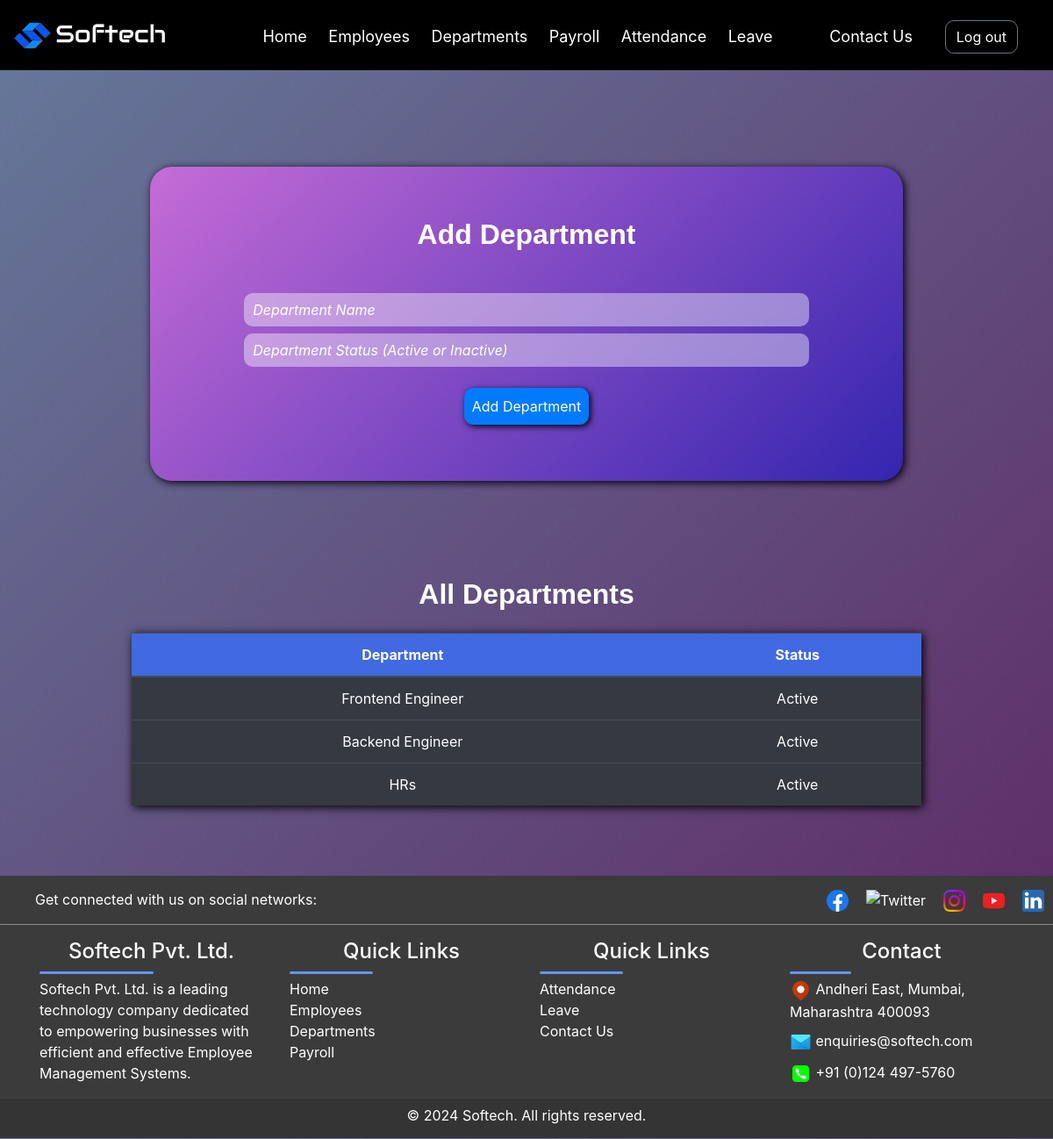
The app's page /department, older data.
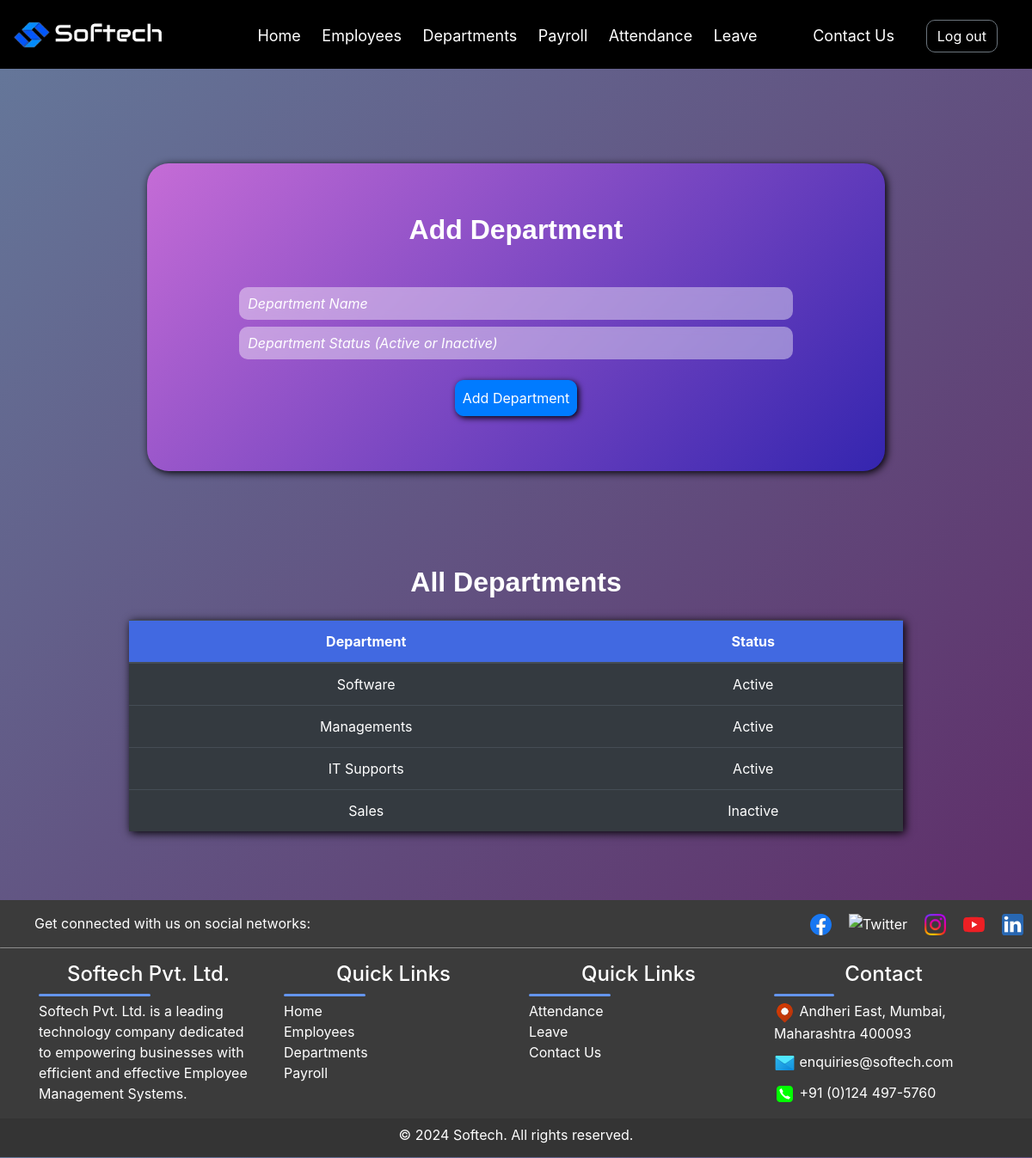
The same page, newer data.
### app/models.py (models this page shows)
class Departments(models.Model):
      department_name = models.CharField(max_length=100, primary_key=True)
      department_status = models.CharField(max_length=100)

### app/views.py (the view, shortened to what this page needs)
# urls.py: path('department', views.department_page,name="department"),
def department_page(request):
    departments=Departments.objects.all()
    form=DepartmentForm()
    context = {'form':form,'department':departments}
    return render(request, 'app/departments.html', context)

### app/forms.py
class DepartmentForm(forms.ModelForm):
    class Meta:
        model=Departments
        fields={'department_name','department_status'}
        widgets = {
                'department_name': forms.TextInput(attrs={
                    'id': 'newDept',
                    'type': 'text',
                    'placeholder': 'Department Name',
                    'class': 'form-control mb-2 w-75 mx-auto'
                }),
                'department_status': forms.TextInput(attrs={
                    'id': 'deptStatus',
                    'type': 'text',
                    'placeholder': 'Department Status (Active or Inactive)',
                    'class': 'form-control mb-2 w-75 mx-auto'
                }),
            }

### app/templates/app/departments.html (shortened to what this page needs)
{% extends "base_template/base.html" %}
{% load static %}
{% block content %}
            <div class="bg-body py-5 text-center" id="formbackground">
                <h2 class="fs-3 fw-bold text-decoration-underline mb-5">Add Department</h2>
                <form class="form-group" method="POST">
                    {{form.department_name}}
                    {{form.department_status}}
                    <div class="buttons w-75 mx-auto">
                        <div>
                            <div>
                            <button class="btn btn-primary mt-3 p-2 justify-content-center" type="submit" id="addDeptBtn">Add Department</button>
                            </div>
                        </div>
                    </div>
                  </form>
            </div>
            <div class="w-auto mx-auto">
                <h2 class="fs-3 fw-bold text-decoration-underline mb-2 mt-5">All Departments</h2>
                <table class="table table-dark table-hover mt-4 mb-5 text-center w-75">
                   <thead class="fw-bold">
                    <th>Department</th>
                    <th>Status</th>
                   </thead>
                   <tbody id="DeptTable">
                    {% for d in department %}
                      <tr>
                        <td>{{d.department_name}}</td>
                        <td>{{d.department_status}}</td>
                      </tr>
                      {% endfor %}
                   </tbody>
                </table>
             </div>
        {% endblock content %}

### app/templates/base_template/base.html (shortened to what this page needs)
{% load static %}
<!DOCTYPE html>
<html>
   <head>
      <link rel="stylesheet" href="{% static 'app/CSS_Files/index.css' %}">
      <link rel="stylesheet" href="{% static 'app/CSS_Files/style.css' %}">
      <link rel="stylesheet" href="{% static 'app/CSS_Files/signup.css' %}">
      <link rel="stylesheet" href="{% static 'app/CSS_Files/login.css' %}">
      <link rel="stylesheet" href="https://maxcdn.bootstrapcdn.com/bootstrap/4.5.2/css/bootstrap.min.css">
      <link href="https://cdnjs.cloudflare.com/ajax/libs/font-awesome/5.15.4/css/all.min.css" rel="stylesheet">
    </head>
    <body class="container-fluid" style="background:linear-gradient(135deg, #65799b 0%,#5e2563 100%);">
            <div class="navigationbar">
                <div>
                    <img src="{% static 'images/SoftechLogo-removebg-preview.png' %}">
                    <div>
                        <nav class="navbar justify-content-center">
                            <ul>
                                <li><a href="{% url "index" %}">Home</a></li>
                                <li><a href="{% url "employee" %}">Employees</a></li>
                                <li><a href="{% url "department" %}">Departments</a></li>
                                <li><a href="payroll.html">Payroll</a></li>
                                <li><a href="attendance.html">Attendance</a></li>
                                <li><a href="leave.html">Leave</a></li>
                                <li style="float: right; position: absolute; right: 150px;"><a href="">Contact Us</a></li>
                                <li><a href="index.html"><button id="logout" class="btn btn-outline-secondary">Log out</button></a></li>
                            </ul>
                        </nav>
                    </div>
                </div>
            </div>
            {% block content %}{% endblock content %}
            <footer class="mainfooter" role="contentinfo">
                <div>
                    <ul style="display: inline; list-style-type: none;">
                        <li class="icon">Get connected with us on social networks:</li>
                        <li class="icon" style="float: inline-end; margin: auto 10px;"><a href="#" class="icoLinkedin" title="Linkedin"> <!DOCTYPE svg  PUBLIC '-//W3C//DTD SVG 1.1//EN'  'http://www.w3.org/Graphics/SVG/1.1/DTD/svg11.dtd'> </a></li>
                        <li class="icon" style="float: inline-end; margin: auto 10px;"><a href="#" class="icoYoutube" title="Youtube"><!DOCTYPE svg  PUBLIC '-//W3C//DTD SVG 1.1//EN'  'http://www.w3.org/Graphics/SVG/1.1/DTD/svg11.dtd'></li>
                        <li class="icon" style="float: inline-end; margin: auto 10px;"><a href="#" class="icoInstagram" title="Instagram"><img src="{% static 'images/insta.png' %}" alt="Instagram" height="25"></a></li>
                        <li class="icon" style="float: inline-end; margin: auto 10px;"><a href="#" class="icoTwitter" title="Twitter"><img src="https://uxwing.com/wp-content/themes/uxwing/download/brands-and-social-media/x-social-media-white-icon.png" alt="Twitter" height="25"></a></li>
                        <li class="icon" style="float: inline-end; margin: auto 10px;"><a href="#" class="icoFacebook" title="Facebook"><!DOCTYPE svg  PUBLIC '-//W3C//DTD SVG 1.1//EN'  'http://www.w3.org/Graphics/SVG/1.1/DTD/svg11.dtd'></a></li>
                    </ul>
                    <hr>
                </div>
                <div class="footer-middle">
                <div class="container">
                  <div class="row">
                    <div class="col-md-3 col-sm-6">
                      <div class="footer-pad">
                        <h4>Softech Pvt. Ltd.</h4>
                        <div class="underline1"></div>
                        <ul class="list-unstyled">
                          <li>Softech Pvt. Ltd. is a leading technology company dedicated to empowering businesses with efficient and effective Employee Management Systems.</li>
                        </ul>
                      </div>
                    </div>
                    <div class="col-md-3 col-sm-6">
                      <div class="footer-pad">
                        <h4>Quick Links</h4>
                        <div class="underline2"></div>
                        <ul class="list-unstyled">
                            <li><a href="{% url "index" %}">Home</a></li>
                            <li><a href="{% url "employee" %}">Employees</a></li>
                            <li><a href="departments.html">Departments</a></li>
                            <li><a href="payroll.html">Payroll</a></li>
                        </ul>
                      </div>
                    </div>
                    <div class="col-md-3 col-sm-6">
                      <div class="footer-pad">
                        <h4>Quick Links</h4>
                        <div class="underline2"></div>
                        <ul class="list-unstyled">
                            <li><a href="attendance.html">Attendance</a></li>
                            <li><a href="leave.html">Leave</a></li>
                            <li><a href="">Contact Us</a></li>
                        </ul>
                      </div>
                    </div>
                      <div class="col-md-3">
                          <h4>Contact</h4>
                          <div class="underline3"></div>
                          <ul class="social-network social-circle list-unstyled">
                           <li class="icon"><img style="height: 25px;" src="{% static 'images/locationicon.png' %}" alt="Location"></li>
                           <li class="icon">Andheri East, Mumbai, Maharashtra 400093</li><br>
                           <li class="icon"><img style="height: 25px; margin: 10px 0 !important;" src="{% static 'images/mailicon.png' %}" alt="Mail"></li>
                           <li class="icon">enquiries@softech.com</li><br>
                           <li class="icon"><img style="height: 25px;" src="{% static 'images/callicon.png' %}" alt="Call"></li>
                           <li class="icon">+91 (0)124 497-5760</li>
                          </ul>
                  </div>
                  </div>
                </div>
                  <div class="row footer-bottom text-center" style="width: 100%; margin: 0; padding: 7px 0; height: 45px; background-color: #343434;">
                  <div class="col-md-12 copy">
                  <p class="text-center" style="margin-bottom: 15px !important;"> © 2024 Softech. All rights reserved.</p>
                  </div>
                  </div>
                </div>
              </footer>
     </body>
  </html>

### app/static/app/CSS_files/index.css (style rules this page uses)
body { background-image: url("https://images.pexels.com/photos/7078666/pexels-photo-7078666.jpeg?auto=compress&cs=tinysrgb&w=1260&h=750&dpr=1"); background-size: cover; }
button { margin: 20px 0; border-radius: 10px !important; }
p { text-align: center; color: white; }
::placeholder { color: white !important; }
h4 { font-weight: bold; text-align: center; margin-bottom: 20px; }
hr { border: none; height: 1px; background-color: rgba(255, 255, 255, 0.5); backdrop-filter: blur(5px); color: white; border-radius: 10px; }

### app/static/app/CSS_files/style.css (style rules this page uses)
body { background: linear-gradient(135deg, #647095 0%, #5e2563 100%); color: white !important; margin: 0 !important; padding: 0 !important; overflow-x: hidden; }
.bg-body { background-color: rebeccapurple !important; }
h2 { font-family: Helvetica; text-align: center; }
a { color: white; }
table thead { color: white; font-weight: bold; background-color: royalblue; margin: auto; padding: auto; }
table { margin: auto !important; box-shadow: 2px 2px 10px black; }
input, textarea { background-color: rgba(255, 255, 255, 0.416) !important; background-blend-mode: overlay !important; backdrop-filter: blur(5px) !important; color: white !important; border: none !important; border-radius: 10px !important; padding: 10px !important; transition: background-color 0.3s ease-in-out !important; }
::placeholder { color: rgba(0, 0, 0, 0.744) !important; font-style: italic; }
h2 { margin: 10px 0px !important; font-weight: bold !important; text-align: center !important; }
button { margin: 20px 0; border-radius: 10px !important; transition: background-color 0.3s ease-in-out !important; box-shadow: 2px 2px 7px black; }
table tr td { color: white; }
hr { color: white; }
@media screen and (min-width: 768px) { .table { width: 100% !important; } }
.navigationbar { position: relative; height: 80px; width: 100%; background-color: black; z-index: 0; background-size: cover; }
.navigationbar div img { position: absolute; width: 175px; margin-top: 25px; margin-left: 15px; z-index: 1; }
nav { position: absolute; z-index: 2; color: white; }
nav ul { list-style-type: none; padding: 0; margin-top: 20px; }
nav ul li { font-size: 18px; display: inline; text-align: center; padding: 0 10px; }
nav ul li a { color: white; text-decoration: none; }
#logout { float: right; position: absolute; right: 40px; top: 23px; color: white !important; }
#formbackground { background: linear-gradient(135deg, #c56cd6 0%, #3425af 100%); border-radius: 25px; margin: 110px 171px; transition: transform 0.3s ease; box-shadow: 2px 2px 10px black; }
footer { background-color: #3b3b3b; color: white; margin-top: 80px; padding-top: 15px; }
.icon { display: inline; }
ul li a { color: white; }
hr { border: none; height: 1px; background-color: rgba(255, 255, 255, 0.5); backdrop-filter: blur(5px); color: white; border-radius: 10px; }
.underline1 { border: none; height: 3px; width: 130px; background-color: cornflowerblue; backdrop-filter: blur(5px); color: white; border-radius: 10px; margin-bottom: 5px; }
.underline2 { border: none; height: 3px; width: 95px; background-color: cornflowerblue; backdrop-filter: blur(5px); color: white; border-radius: 10px; margin-bottom: 5px; }
.underline3 { border: none; height: 3px; width: 70px; background-color: cornflowerblue; backdrop-filter: blur(5px); color: white; border-radius: 10px; margin-bottom: 5px; }

### app/static/app/CSS_files/signup.css (style rules this page uses)
body { background-image: url("https://images.pexels.com/photos/7078666/pexels-photo-7078666.jpeg?auto=compress&cs=tinysrgb&w=1260&h=750&dpr=1"); background-size: cover; }
button { margin: 20px 0; border-radius: 10px !important; }
p { text-align: center; color: white; }
::placeholder { color: white !important; }
h4 { font-weight: bold; text-align: center; margin-bottom: 20px; }
hr { border: none; height: 1px; background-color: rgba(255, 255, 255, 0.5); backdrop-filter: blur(5px); color: white; border-radius: 10px; }

### app/static/app/CSS_files/login.css (style rules this page uses)
body { background-image: url("https://images.pexels.com/photos/7078666/pexels-photo-7078666.jpeg?auto=compress&cs=tinysrgb&w=1260&h=750&dpr=1"); background-size: cover; }
button { margin: 20px 0; border-radius: 10px !important; }
p { text-align: center; color: white; }
::placeholder { color: white !important; }
h4 { font-weight: bold; text-align: center; margin-bottom: 20px; }
hr { border: none; height: 1px; background-color: rgba(255, 255, 255, 0.5); backdrop-filter: blur(5px); color: white; border-radius: 10px; }

Row changes from the older to the newer data that the page shows:
removed Departments: department_name "Frontend Engineer", department_status "Active"
removed Departments: department_name "Backend Engineer", department_status "Active"
removed Departments: department_name "HRs", department_status "Active"
added Departments: department_name "Software", department_status "Active"
added Departments: department_name "Managements", department_status "Active"
added Departments: department_name "IT Supports", department_status "Active"
added Departments: department_name "Sales", department_status "Inactive"
